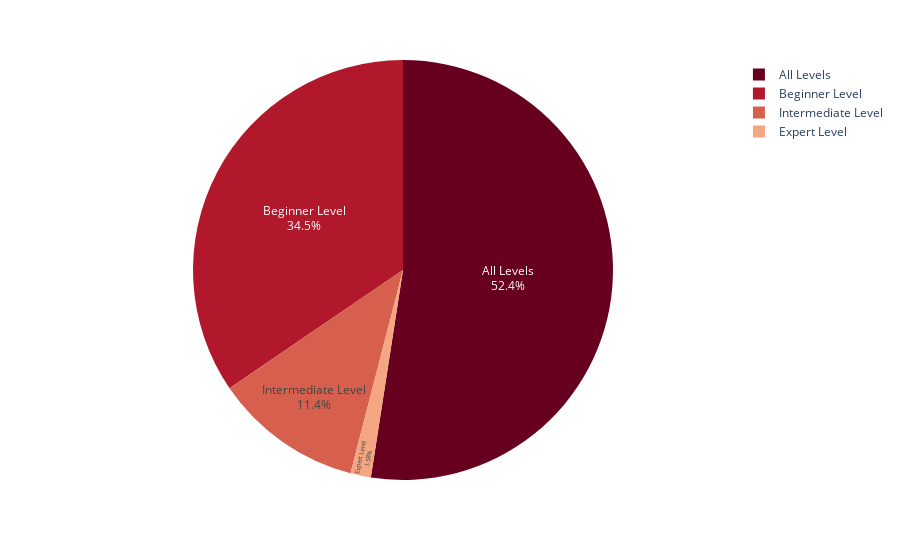

Notebook code cell kept with this figure:
### Code cell
# Distribution of courses per level via Plotly Interactive Pie Chart
fig = px.pie(df_levels, values='Number', names='Level', color_discrete_sequence=px.colors.sequential.RdBu)
fig.update_traces(textposition='inside', textinfo='percent+label')
fig.show()

### Figure 1 — Plotly figure (JSON) as saved in the notebook; plotly's stock layout.template omitted (floating-point values rounded to 4 significant figures)
{"data": [{"domain": {"x": [0, 1], "y": [0, 1]}, "hovertemplate": "Level=%{label}<br>Number=%{value}<extra></extra>", "labels": ["All Levels", "Beginner Level", "Intermediate Level", "Expert Level"], "legendgroup": "", "name": "", "showlegend": true, "textinfo": "percent+label", "textposition": "inside", "type": "pie", "values": [1929, 1270, 421, 58]}], "layout": {"legend": {"tracegroupgap": 0}, "margin": {"t": 60}, "piecolorway": ["rgb(103,0,31)", "rgb(178,24,43)", "rgb(214,96,77)", "rgb(244,165,130)", "rgb(253,219,199)", "rgb(247,247,247)", "rgb(209,229,240)", "rgb(146,197,222)", "rgb(67,147,195)", "rgb(33,102,172)", "rgb(5,48,97)"]}}
